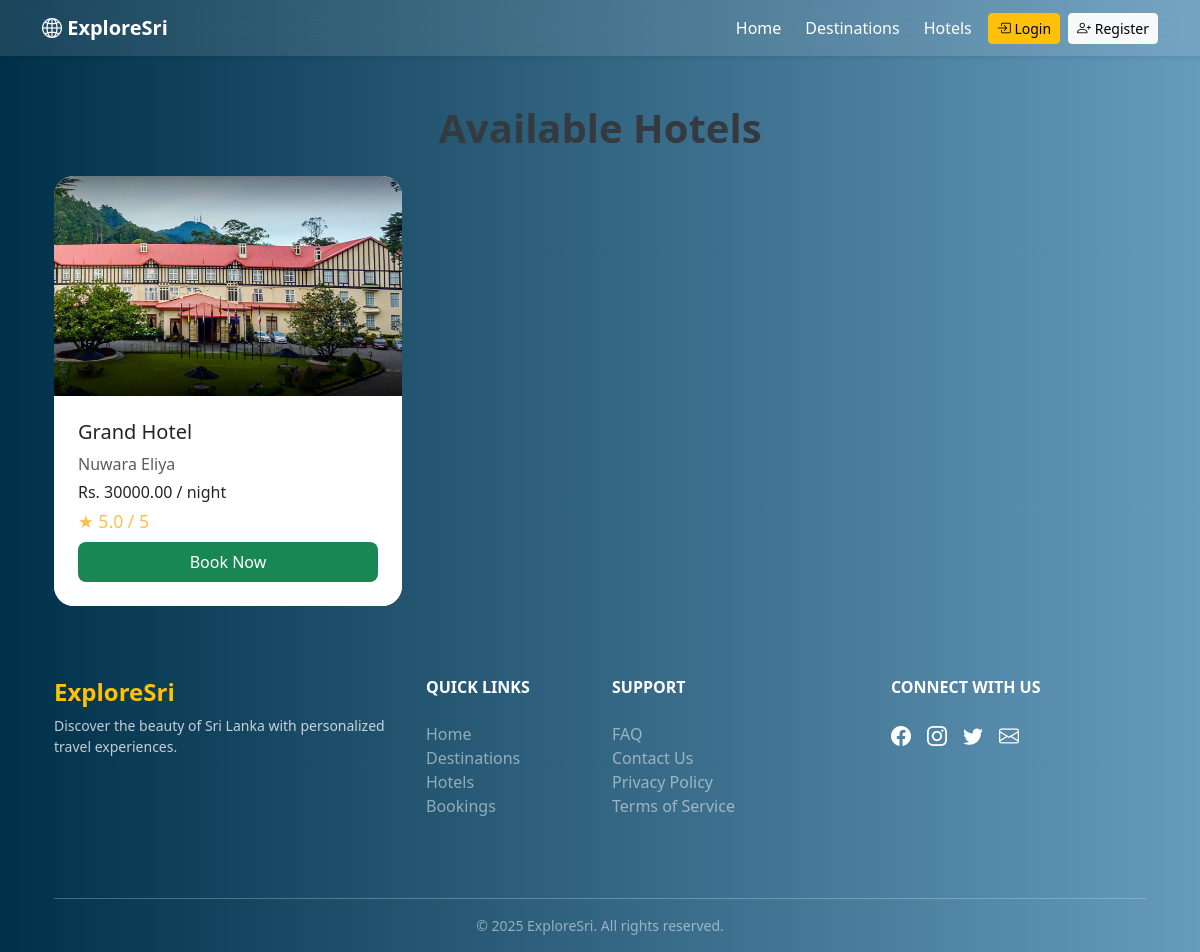
/hotels.php?destination_id=1, run on an earlier commit of the app's database.
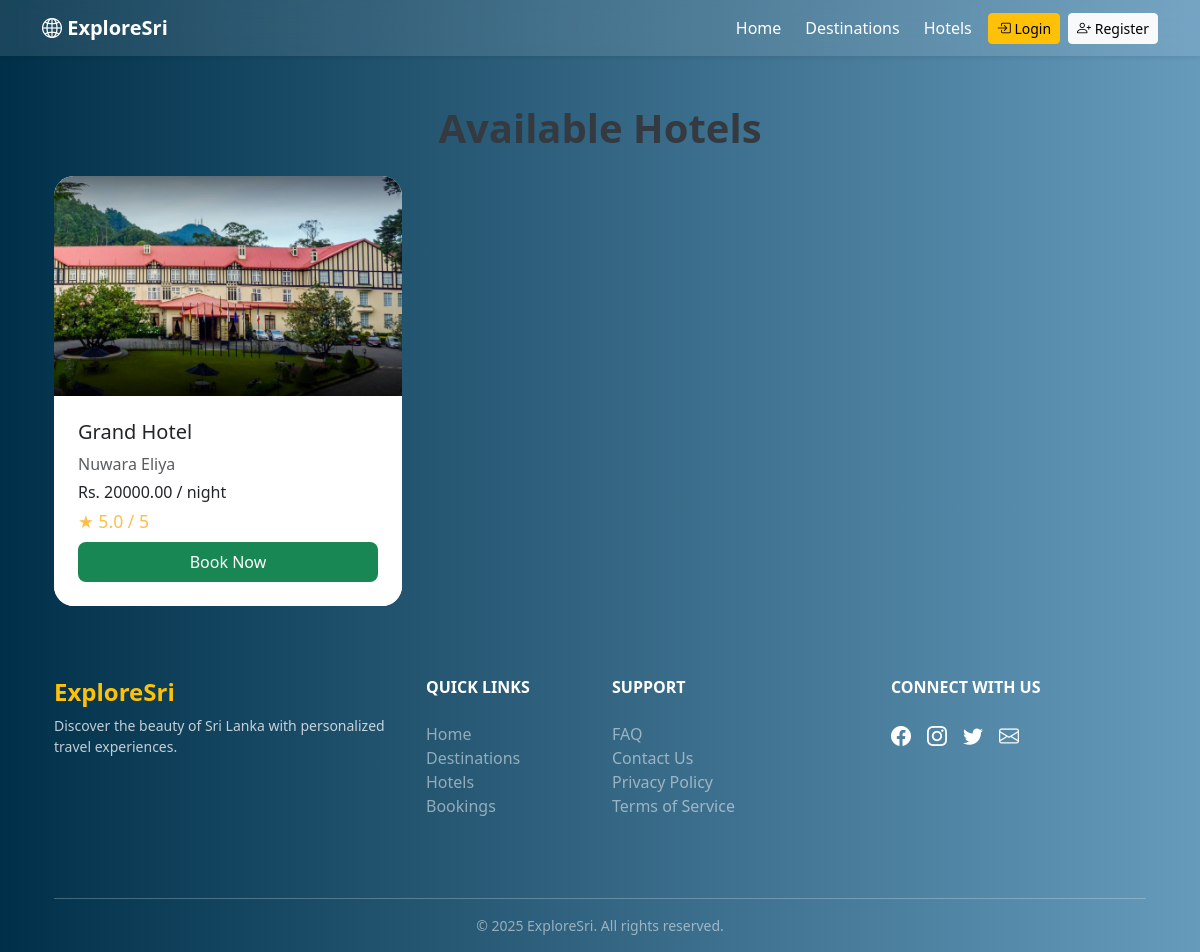
And on a later commit of the database.
### tables this page shows
CREATE TABLE `hotels` (
  `hotel_id` int(11) NOT NULL,
  `name` varchar(255) NOT NULL,
  `location` varchar(255) DEFAULT NULL,
  `description` text DEFAULT NULL,
  `price_per_night` decimal(10,2) DEFAULT NULL,
  `contact_info` varchar(255) DEFAULT NULL,
  `rating` decimal(2,1) DEFAULT NULL,
  `address` varchar(255) DEFAULT NULL,
  `destination_id` int(11) DEFAULT NULL,
  `latitude` decimal(10,8) DEFAULT NULL,
  `longitude` decimal(11,8) DEFAULT NULL,
  `image` varchar(255) DEFAULT NULL,
  `status` varchar(50) DEFAULT 'active',
  `facilities` text DEFAULT NULL,
  `image_gallery` text DEFAULT NULL,
  `popular_features` text DEFAULT NULL,
  `map_embed_link` text DEFAULT NULL
);

### hotels.php (the view, shortened to what this page needs)
<?php
include 'config/db.php';
include 'includes/header.php';
$destination_id = (int)$_GET['destination_id'];
$stmt = $conn->prepare("SELECT * FROM hotels WHERE destination_id = ?");
$stmt->execute([$destination_id]);
$hotels = $stmt->fetchAll();
?>
<!DOCTYPE html>
<html lang="en">
<head>
  <link href="https://cdn.jsdelivr.net/npm/bootstrap@5.3.0/dist/css/bootstrap.min.css" rel="stylesheet">
</head>
<body>
<div class="container mt-5">
  <h1 class="text-center mb-4">Available Hotels</h1>
  <div class="row">
    <?php if (count($hotels) > 0): ?>
      <?php foreach ($hotels as $hotel): ?>
        <div class="col-md-4 mb-4">
          <div class="card h-100">
            <img src="images/<?php echo htmlspecialchars($hotel['image']); ?>" class="card-img-top" alt="<?php echo htmlspecialchars($hotel['name']); ?>">
            <div class="card-body">
              <h5 class="card-title"><?php echo htmlspecialchars($hotel['name']); ?></h5>
              <p class="text-muted mb-1"><?php echo htmlspecialchars($hotel['location']); ?></p>
              <p class="mb-1">Rs. <?php echo htmlspecialchars($hotel['price_per_night']); ?> / night</p>
              <p class="rating mb-2">★ <?php echo htmlspecialchars($hotel['rating']); ?> / 5</p>
              <a href="book.php?hotel_id=<?php echo $hotel['hotel_id']; ?>&destination_id=<?php echo $destination_id; ?>" class="btn btn-book w-100">Book Now</a>
            </div>
          </div>
        </div>
      <?php endforeach; ?>
    <?php else: ?>
      <div class="col-12">
        <div class="alert alert-warning text-center">No hotels found for this destination.</div>
      </div>
    <?php endif; ?>
  </div>
</div>
</body>
</html>
<?php include 'includes/footer.php'; ?>

What changed in the data, as far as the page shows it:
changed hotels "Grand Hotel": image: a different picture; price_per_night "30000.00" → "20000.00"
